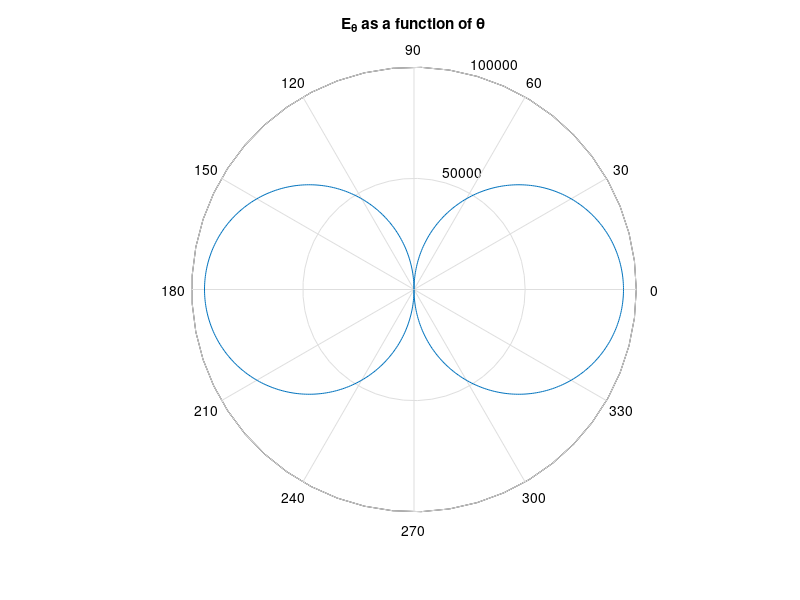

Here is the MATLAB script that generated this plot:
% Author: Luis Badesa

%% Short dipole

clear all
close all
clc

Il = 2;
r = 2;
lambda = 2e-3;

theta = 0:0.01:2*pi;
E_theta = abs(60*pi*Il/(r*lambda)*sin(theta));

figure(1)
polar(theta-pi/2,E_theta)% I substract pi/2 from theta so that the pattern corresponds to a vertical antenna instead of a horizontal one
title('E_{\theta} as a function of \theta')
